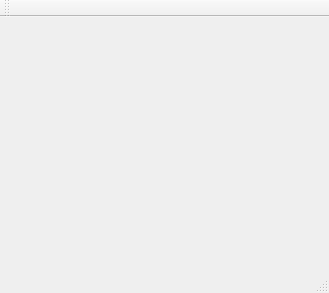
<?xml version="1.0" encoding="UTF-8"?>
<ui version="4.0">
 <class>MainWindow</class>
 <widget class="QMainWindow" name="MainWindow">
  <property name="geometry">
   <rect>
    <x>0</x>
    <y>0</y>
    <width>329</width>
    <height>293</height>
   </rect>
  </property>
  <property name="windowTitle">
   <string>MainWindow</string>
  </property>
  <widget class="QWidget" name="centralWidget">
   <layout class="QHBoxLayout" name="horizontalLayout_2">
    <item>
     <layout class="QHBoxLayout" name="horizontalLayout"/>
    </item>
   </layout>
  </widget>
  <widget class="QMenuBar" name="menuBar">
   <property name="geometry">
    <rect>
     <x>0</x>
     <y>0</y>
     <width>329</width>
     <height>21</height>
    </rect>
   </property>
  </widget>
  <widget class="QToolBar" name="mainToolBar">
   <attribute name="toolBarArea">
    <enum>TopToolBarArea</enum>
   </attribute>
   <attribute name="toolBarBreak">
    <bool>false</bool>
   </attribute>
  </widget>
  <widget class="QStatusBar" name="statusBar"/>
 </widget>
 <layoutdefault spacing="6" margin="11"/>
 <resources/>
 <connections/>
</ui>
